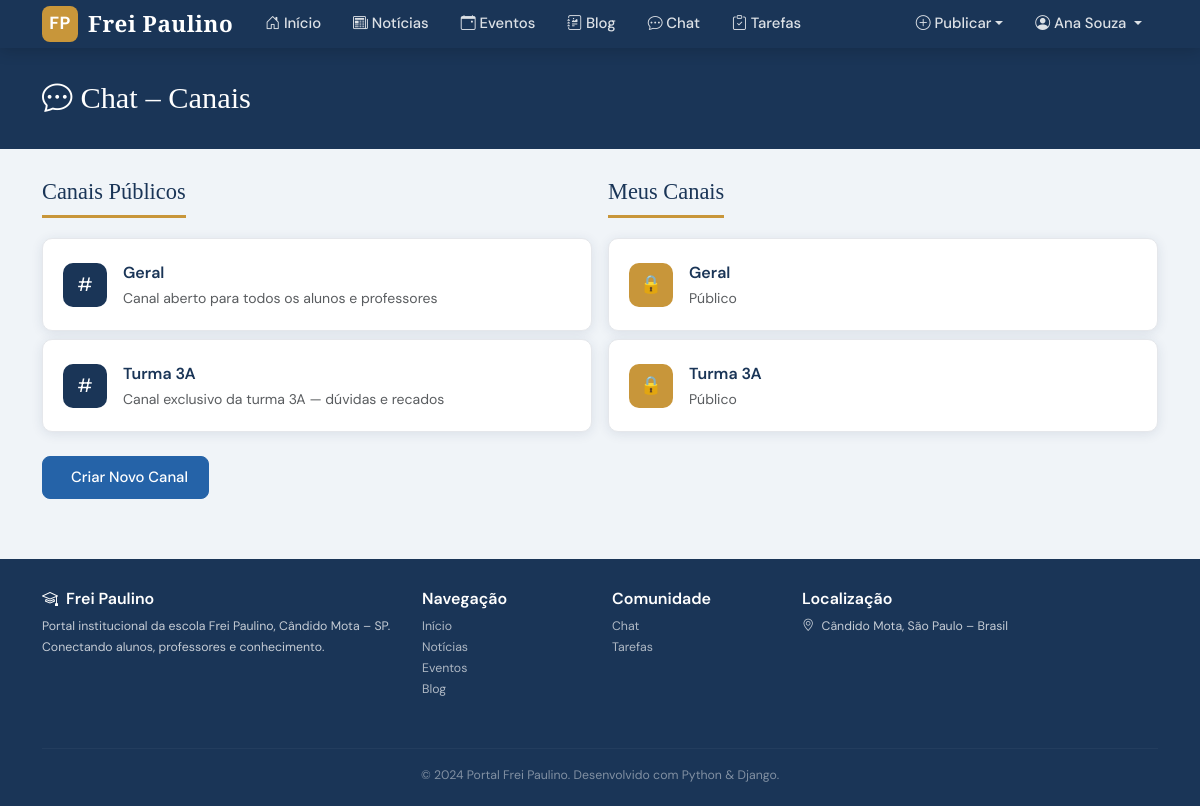
The app's page /chat/ (signed in) with its own data.
### accounts/models.py (models this page shows, shortened)
class Usuario(AbstractUser):
    TIPO_CHOICES = [
        ('aluno', 'Aluno'),
        ('professor', 'Professor'),
        ('admin', 'Administrador'),
    ]
    tipo = models.CharField(max_length=10, choices=TIPO_CHOICES, default='aluno')
    bio = models.TextField(blank=True)
    foto = models.ImageField(upload_to='fotos/', blank=True, null=True)
    turma = models.CharField(max_length=50, blank=True)
    data_cadastro = models.DateTimeField(auto_now_add=True)
    def is_professor(self):
        return self.tipo in ('professor', 'admin')

### chat/models.py (models this page shows, shortened)
class Canal(models.Model):
    TIPO_CHOICES = [('publico','Público'),('privado','Privado')]
    nome = models.CharField(max_length=100)
    descricao = models.TextField(blank=True)
    tipo = models.CharField(max_length=10, choices=TIPO_CHOICES, default='publico')
    criado_por = models.ForeignKey(Usuario, on_delete=models.CASCADE, related_name='canais_criados')
    membros = models.ManyToManyField(Usuario, related_name='canais', blank=True)
    data_criacao = models.DateTimeField(auto_now_add=True)

### chat/views.py (the view)
# urls.py: path('', views.lista_canais, name='lista_canais'),
@login_required
def lista_canais(request):
    canais_publicos = Canal.objects.filter(tipo='publico')
    meus_canais = request.user.canais.all()
    return render(request, 'chat/lista.html', {'canais_publicos': canais_publicos, 'meus_canais': meus_canais})

### templates/chat/lista.html (shortened to what this page needs)
{% extends 'base.html' %}
{% block content %}
<div class="page-header">
  <div class="container">
    <h1><i class="bi bi-chat-dots me-2"></i>Chat – Canais</h1>
  </div>
</div>
<div class="container">
  <div class="row g-3">
    <div class="col-md-6">
      <h5 class="section-title">Canais Públicos</h5>
      {% for canal in canais_publicos %}
      <a href="{% url 'sala_chat' canal.pk %}" class="text-decoration-none">
        <div class="card mb-2">
          <div class="card-body d-flex gap-3 align-items-center">
            <div style="width:44px;height:44px;background:var(--azul);border-radius:10px;display:flex;align-items:center;justify-content:center;color:white;font-size:1.2rem;flex-shrink:0;">#</div>
            <div>
              <div style="font-weight:600;color:var(--azul);">{{ canal.nome }}</div>
              <div class="small text-muted">{{ canal.descricao|truncatechars:50 }}</div>
            </div>
          </div>
        </div>
      </a>
      {% empty %}
      <p class="text-muted small">Nenhum canal público criado.</p>
      {% endfor %}
    </div>
    <div class="col-md-6">
      <h5 class="section-title">Meus Canais</h5>
      {% for canal in meus_canais %}
      <a href="{% url 'sala_chat' canal.pk %}" class="text-decoration-none">
        <div class="card mb-2">
          <div class="card-body d-flex gap-3 align-items-center">
            <div style="width:44px;height:44px;background:var(--dourado);border-radius:10px;display:flex;align-items:center;justify-content:center;color:white;font-size:1.1rem;flex-shrink:0;">🔒</div>
            <div>
              <div style="font-weight:600;color:var(--azul);">{{ canal.nome }}</div>
              <div class="small text-muted">{{ canal.get_tipo_display }}</div>
            </div>
          </div>
        </div>
      </a>
      {% empty %}
      <p class="text-muted small">Você ainda não entrou em nenhum canal.</p>
      {% endfor %}
    </div>
  </div>
  {% if user.is_authenticated and user.is_professor %}
  <a href="{% url 'criar_canal' %}" class="btn btn-primary mt-3">Criar Novo Canal</a>
  {% endif %}
</div>
{% endblock %}

### templates/base.html (shortened to what this page needs)
<!DOCTYPE html>
<html lang="pt-br">
<head>
  <link href="https://cdn.jsdelivr.net/npm/bootstrap@5.3.0/dist/css/bootstrap.min.css" rel="stylesheet">
  <link href="https://cdn.jsdelivr.net/npm/bootstrap-icons@1.11.0/font/bootstrap-icons.css" rel="stylesheet">
  {% load static %}
  <link href="{% static 'css/portal.css' %}" rel="stylesheet">
</head>
<body>
<nav class="navbar navbar-expand-lg">
  <div class="container">
    <a class="navbar-brand" href="{% url 'home' %}">
      <div class="logo-icon">FP</div>
      Frei Paulino
    </a>
    <div class="collapse navbar-collapse" id="navMenu">
      <ul class="navbar-nav me-auto">
        <li class="nav-item"><a class="nav-link" href="{% url 'home' %}"><i class="bi bi-house-door"></i> Início</a></li>
        <li class="nav-item"><a class="nav-link" href="{% url 'lista_noticias' %}"><i class="bi bi-newspaper"></i> Notícias</a></li>
        <li class="nav-item"><a class="nav-link" href="{% url 'lista_eventos' %}"><i class="bi bi-calendar-event"></i> Eventos</a></li>
        <li class="nav-item"><a class="nav-link" href="{% url 'lista_posts' %}"><i class="bi bi-journal-richtext"></i> Blog</a></li>
        {% if user.is_authenticated %}
        <li class="nav-item"><a class="nav-link" href="{% url 'lista_canais' %}"><i class="bi bi-chat-dots"></i> Chat</a></li>
        <li class="nav-item"><a class="nav-link" href="{% url 'lista_tarefas' %}"><i class="bi bi-clipboard-check"></i> Tarefas</a></li>
        {% endif %}
      </ul>
      <ul class="navbar-nav">
        {% if user.is_authenticated %}
          {% if user.is_professor %}
          <li class="nav-item dropdown">
            <a class="nav-link dropdown-toggle" href="#" data-bs-toggle="dropdown"><i class="bi bi-plus-circle"></i> Publicar</a>
          </li>
          {% endif %}
          <li class="nav-item dropdown">
            <a class="nav-link dropdown-toggle" href="#" data-bs-toggle="dropdown">
              <i class="bi bi-person-circle"></i> {{ user.get_full_name|default:user.username }}
            </a>
          </li>
        {% else %}
          <li class="nav-item"><a class="nav-link" href="{% url 'login' %}"><i class="bi bi-box-arrow-in-right"></i> Entrar</a></li>
          <li class="nav-item"><a class="nav-link" href="{% url 'cadastro' %}"><i class="bi bi-person-plus"></i> Cadastrar</a></li>
        {% endif %}
      </ul>
    </div>
  </div>
</nav>
{% block content %}{% endblock %}
<footer>
  <div class="container">
    <div class="row">
      <div class="col-md-4 mb-3">
        <h6><i class="bi bi-mortarboard me-2"></i>Frei Paulino</h6>
        <p class="small">Portal institucional da escola Frei Paulino, Cândido Mota – SP. Conectando alunos, professores e conhecimento.</p>
      </div>
      <div class="col-md-2 mb-3">
        <h6>Navegação</h6>
        <ul class="list-unstyled small">
          <li><a href="{% url 'home' %}">Início</a></li>
          <li><a href="{% url 'lista_noticias' %}">Notícias</a></li>
          <li><a href="{% url 'lista_eventos' %}">Eventos</a></li>
          <li><a href="{% url 'lista_posts' %}">Blog</a></li>
        </ul>
      </div>
      <div class="col-md-2 mb-3">
        <h6>Comunidade</h6>
        <ul class="list-unstyled small">
          <li><a href="{% url 'lista_canais' %}">Chat</a></li>
          <li><a href="{% url 'lista_tarefas' %}">Tarefas</a></li>
        </ul>
      </div>
      <div class="col-md-4 mb-3">
        <h6>Localização</h6>
        <p class="small"><i class="bi bi-geo-alt me-1"></i> Cândido Mota, São Paulo – Brasil</p>
      </div>
    </div>
    <hr style="border-color: rgba(255,255,255,0.15)">
    <p class="text-center small mb-0" style="opacity:.6">© 2024 Portal Frei Paulino. Desenvolvido com Python & Django.</p>
  </div>
</footer>
</body>
</html>

### static/css/portal.css (style rules this page uses)
:root { --azul: #1a3557; --azul-medio: #2563a8; --azul-claro: #e8f0fb; --dourado: #c8963a; --dourado-claro: #fdf4e3; --cinza-escuro: #2d2d2d; --cinza: #6b7280; --cinza-claro: #f3f4f6; --branco: #ffffff; --verde: #16a34a; --vermelho: #dc2626; --borda: #e5e7eb; --sombra: 0 2px 12px rgba(26,53,87,0.10); --sombra-hover: 0 6px 24px rgba(26,53,87,0.16); --radius: 10px; }
*, *::before, *::after { box-sizing: border-box; margin: 0; padding: 0; }
body { font-family: 'DM Sans', sans-serif; background: #f0f4f8; color: var(--cinza-escuro); line-height: 1.7; min-height: 100vh; }
h1, h2, h3, h4, h5 { font-family: 'Playfair Display', serif; color: var(--azul); }
a { color: var(--azul-medio); text-decoration: none; }
.navbar { background: var(--azul); padding: 0; box-shadow: 0 2px 16px rgba(0,0,0,0.18); position: sticky; top: 0; z-index: 1000; }
.navbar-brand { font-family: 'Playfair Display', serif; font-size: 1.4rem; font-weight: 700; color: var(--branco) !important; letter-spacing: 0.5px; display: flex; align-items: center; gap: 10px; }
.navbar-brand .logo-icon { width: 36px; height: 36px; background: var(--dourado); border-radius: 8px; display: flex; align-items: center; justify-content: center; font-size: 1.1rem; font-weight: 700; color: white; font-family: 'DM Sans', sans-serif; }
.navbar .nav-link { color: rgba(255,255,255,0.85) !important; font-weight: 500; font-size: 0.93rem; padding: 0.7rem 1rem !important; border-radius: 6px; transition: all 0.2s; }
.card { background: var(--branco); border: 1px solid var(--borda); border-radius: var(--radius); box-shadow: var(--sombra); overflow: hidden; transition: box-shadow 0.2s, transform 0.2s; }
.card-body { padding: 20px; }
.btn { border-radius: 8px; font-weight: 500; padding: 9px 20px; font-size: 0.93rem; transition: all 0.2s; }
.btn-primary { background: var(--azul-medio); border-color: var(--azul-medio); }
.page-header { background: var(--azul); color: white; padding: 32px 0 24px; margin-bottom: 30px; }
.page-header h1 { color: white; font-size: 1.9rem; }
.section-title { font-size: 1.4rem; color: var(--azul); margin-bottom: 20px; padding-bottom: 10px; border-bottom: 3px solid var(--dourado); display: inline-block; }
footer { background: var(--azul); color: rgba(255,255,255,0.75); padding: 30px 0 20px; margin-top: 60px; font-size: 0.88rem; }
footer h6 { color: white; font-family: 'DM Sans', sans-serif; font-weight: 600; }
footer a { color: rgba(255,255,255,0.65); }

### records on screen
Usuario: get_full_name "Ana Souza"
Canal: nome "Geral", descricao "Canal aberto para todos os alunos e professores", tipo "Público"
Canal: nome "Turma 3A", descricao "Canal exclusivo da turma 3A — dúvidas e recados", tipo "Público"
